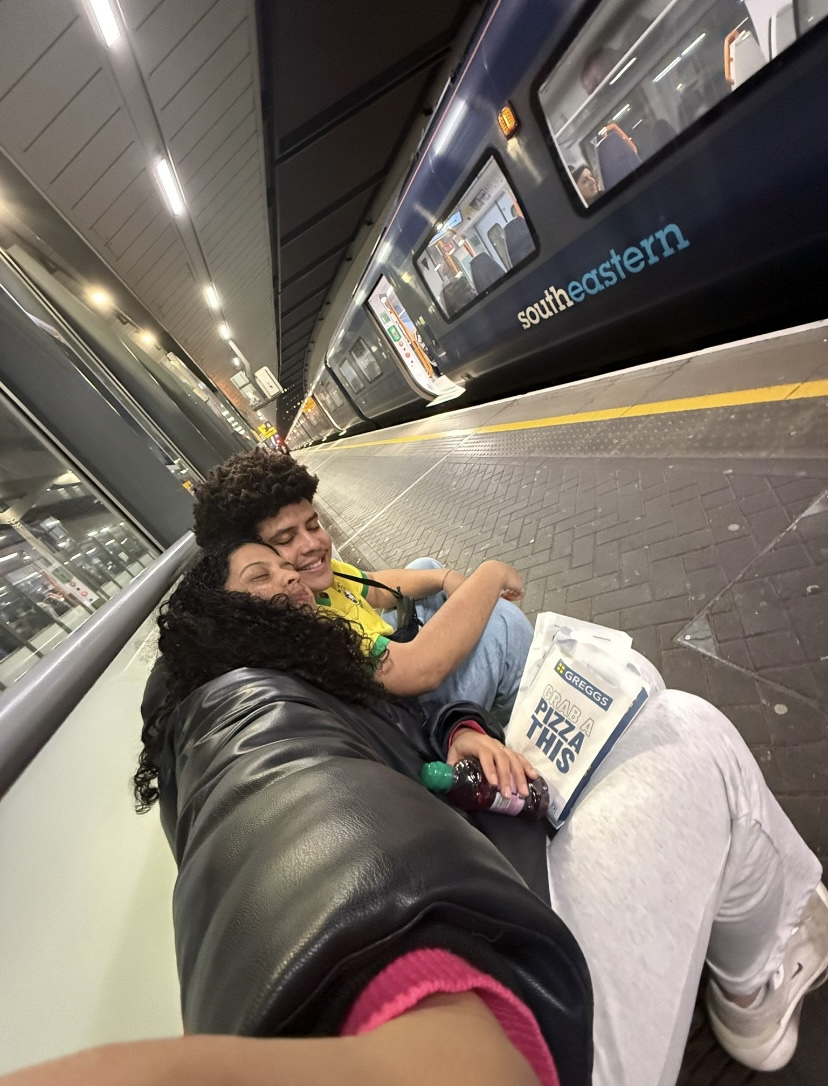
#> input picture IMG_5491.jpg, 828 x 1086 px, found by its file name
$ python extract_colors.py
#> lines starting #> are read from the running program, lines starting #| are printed output that depends on the picture

from PIL import Image
import os

def extract_dominant_colors(image_path, num_colors=5):
#> called with image_path = '/home/ubuntu/upload/IMG_5491.jpg', num_colors = 5
    img = Image.open(image_path)
#> img is the input picture: PIL image 828x1086 RGB; mean R, G, B 120, 111.2, 102.7
    img = img.convert("RGB")
    img = img.resize((100, 100))  # Resize for faster processing
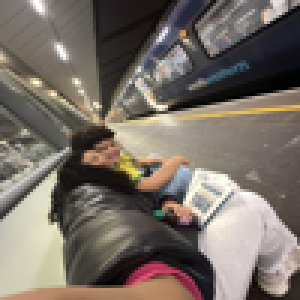
#> img: PIL image 100x100 RGB (shown 3 times larger); mean R, G, B 120, 111.2, 102.7

    colors = img.getcolors(img.size[0] * img.size[1])
#> colors = 7886 items
    if colors is None:
        return []

    # Sort colors by count (most frequent first)
    colors.sort(key=lambda x: x[0], reverse=True)

    dominant_colors = []
    for count, color in colors[:num_colors]:
        dominant_colors.append(color)
#> this loop made 5 passes
#> (count, color) on passes 1 to 5: (15, (0, 0, 0)), (14, (209, 207, 184)), (14, (23, 19, 18)), (12, (29, 21, 18)), (12, (22, 18, 17))
#> after the loop, dominant_colors = [(0, 0, 0), (209, 207, 184), (23, 19, 18), (29, 21, 18), (22, 18, 17)]
    return dominant_colors

image_files = [
    '/home/ubuntu/upload/IMG_5491.jpg',
    '/home/ubuntu/upload/IMG_0494.jpg',
    '/home/ubuntu/upload/IMG_0479.jpg',
    '/home/ubuntu/upload/IMG_0482(1).jpg',
    '/home/ubuntu/upload/IMG_0600.jpg',
    '/home/ubuntu/upload/IMG_0505.jpg'
]

all_dominant_colors = []
for img_file in image_files:
    colors = extract_dominant_colors(img_file)
#> colors has the same summary as dominant_colors in extract_dominant_colors
    all_dominant_colors.extend(colors)
#> pass 2 of the loop `for img_file in image_files:`:
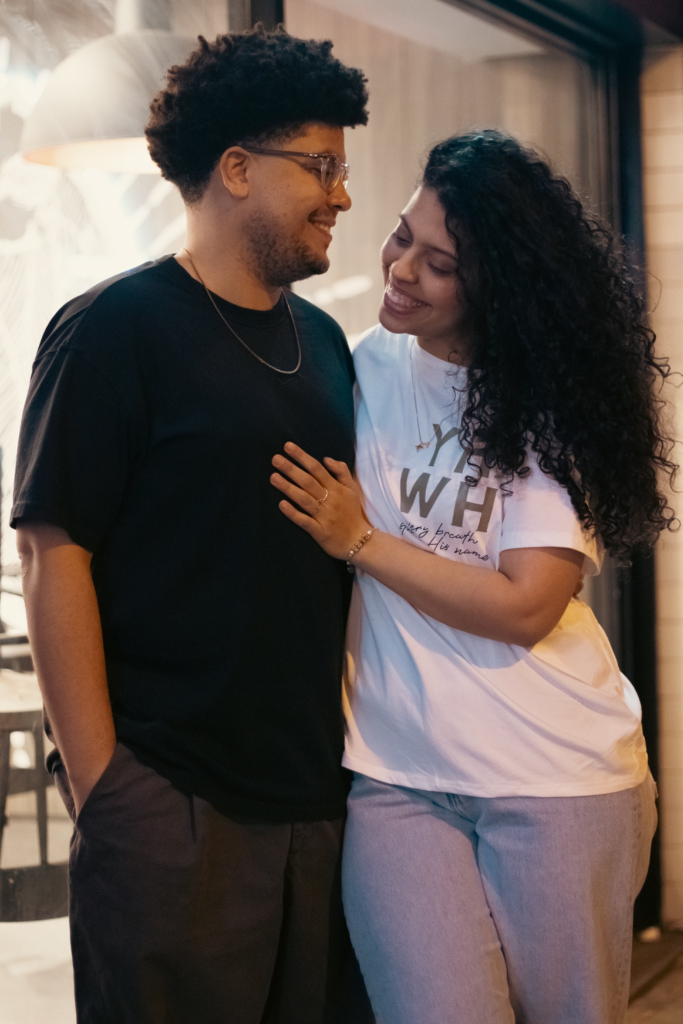
#> input picture IMG_0494.jpg, 1365 x 2048 px, found by its file name (shown at 1/2 size)
#> in extract_dominant_colors, img is the input picture: PIL image 1365x2048 RGB; mean R, G, B 97.8, 86.3, 81.7
#> in extract_dominant_colors (call 2), `img = img.resize((100, 100))`:
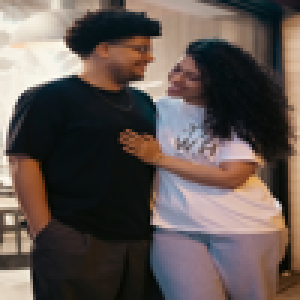
#> img: PIL image 100x100 RGB (shown 3 times larger); mean R, G, B 97.8, 86.3, 81.7
#> in extract_dominant_colors (call 2), `colors = img.getcolors(img.size[0] * img.size[1])`: colors = 7128 items
#> the loop in extract_dominant_colors (call 2), `for count, color in colors[:num_colors]:` made 5 passes
#> (count, color) on passes 1 to 5: (86, (11, 15, 14)), (39, (10, 14, 13)), (35, (10, 15, 18)), (31, (11, 15, 16)), (30, (10, 16, 16))
#> after the loop in extract_dominant_colors (call 2), `for count, color in colors[:num_colors]:`: dominant_colors = [(11, 15, 14), (10, 14, 13), (10, 15, 18), (11, 15, 16), (10, 16, 16)]
#> `colors = extract_dominant_colors(img_file)`: colors has the same summary as dominant_colors in extract_dominant_colors
#> pass 3 of the loop `for img_file in image_files:`:
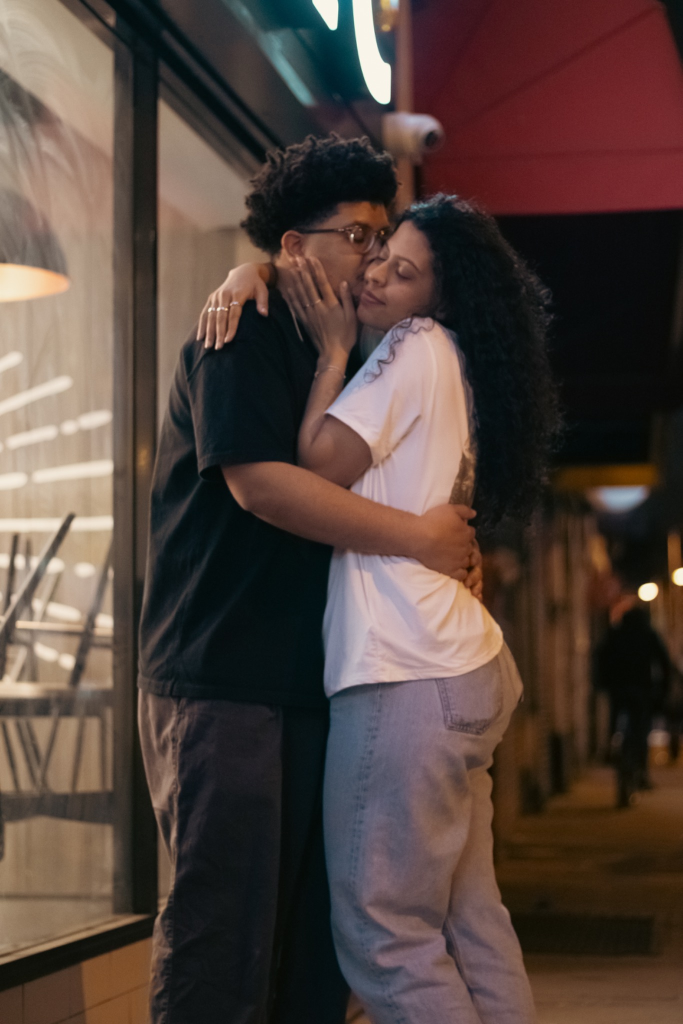
#> input picture IMG_0479.jpg, 1365 x 2048 px, found by its file name (shown at 1/2 size)
#> in extract_dominant_colors, img is the input picture: PIL image 1365x2048 RGB; mean R, G, B 83.4, 67, 60.6
#> in extract_dominant_colors (call 3), `img = img.resize((100, 100))`:
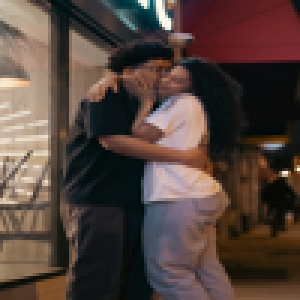
#> img: PIL image 100x100 RGB (shown 3 times larger); mean R, G, B 83.4, 67, 60.6
#> in extract_dominant_colors (call 3), `colors = img.getcolors(img.size[0] * img.size[1])`: colors = 7617 items
#> the loop in extract_dominant_colors (call 3), `for count, color in colors[:num_colors]:` made 5 passes
#> (count, color) on passes 1 to 5: (59, (9, 10, 12)), (49, (10, 11, 13)), (48, (7, 17, 19)), (32, (9, 11, 10)), (30, (10, 10, 10))
#> after the loop in extract_dominant_colors (call 3), `for count, color in colors[:num_colors]:`: dominant_colors = [(9, 10, 12), (10, 11, 13), (7, 17, 19), (9, 11, 10), (10, 10, 10)]
#> `colors = extract_dominant_colors(img_file)`: colors has the same summary as dominant_colors in extract_dominant_colors
#> the loop made 6 passes; the first 3 are shown

# Remove duplicates and sort for consistency
all_dominant_colors = sorted(list(set(all_dominant_colors)))

print("Cores dominantes encontradas:")
for color in all_dominant_colors:
    print(f"RGB: {color}")
